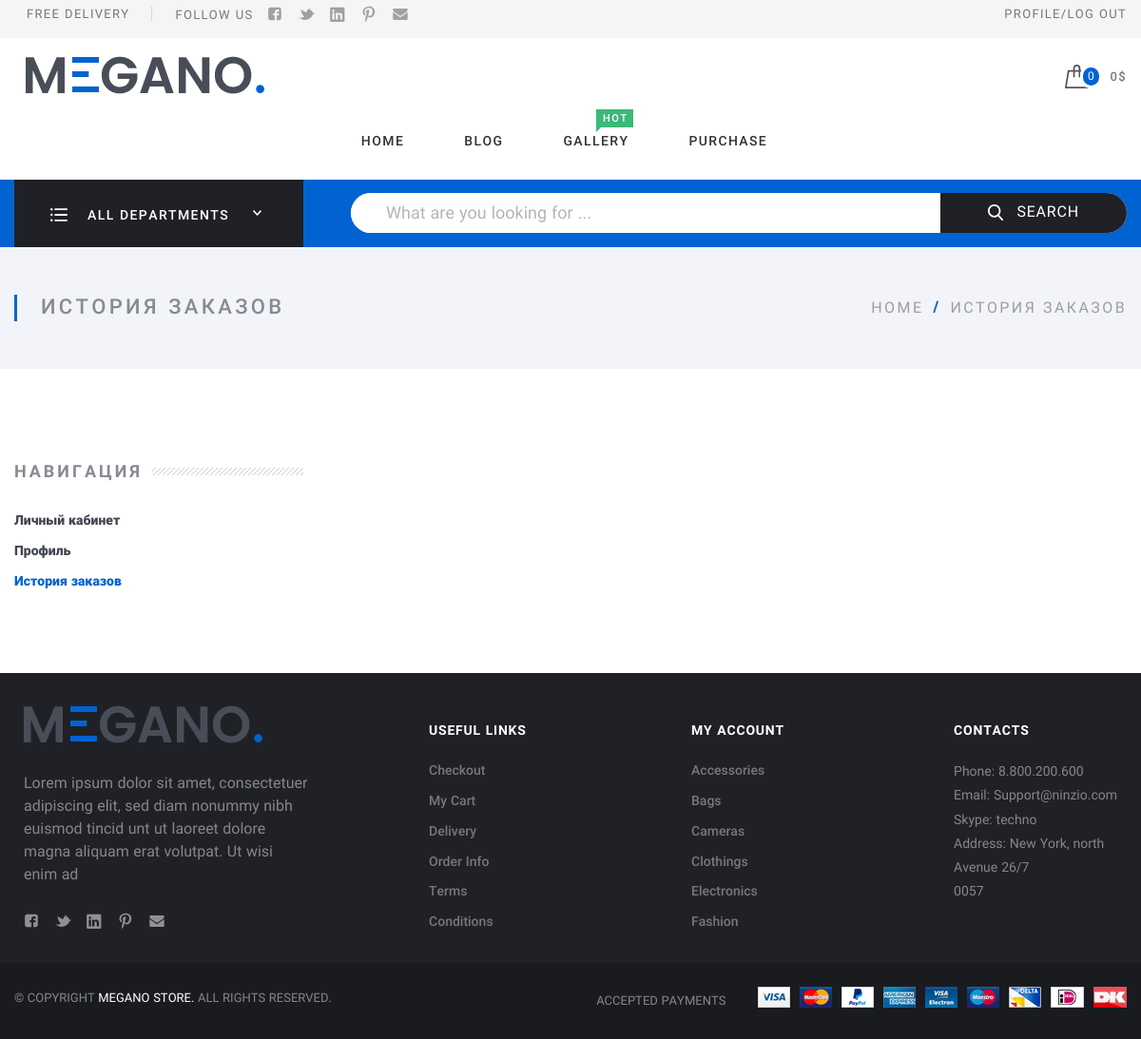
The page /shop/user/orders/1/ (signed in) on the database as committed earlier.
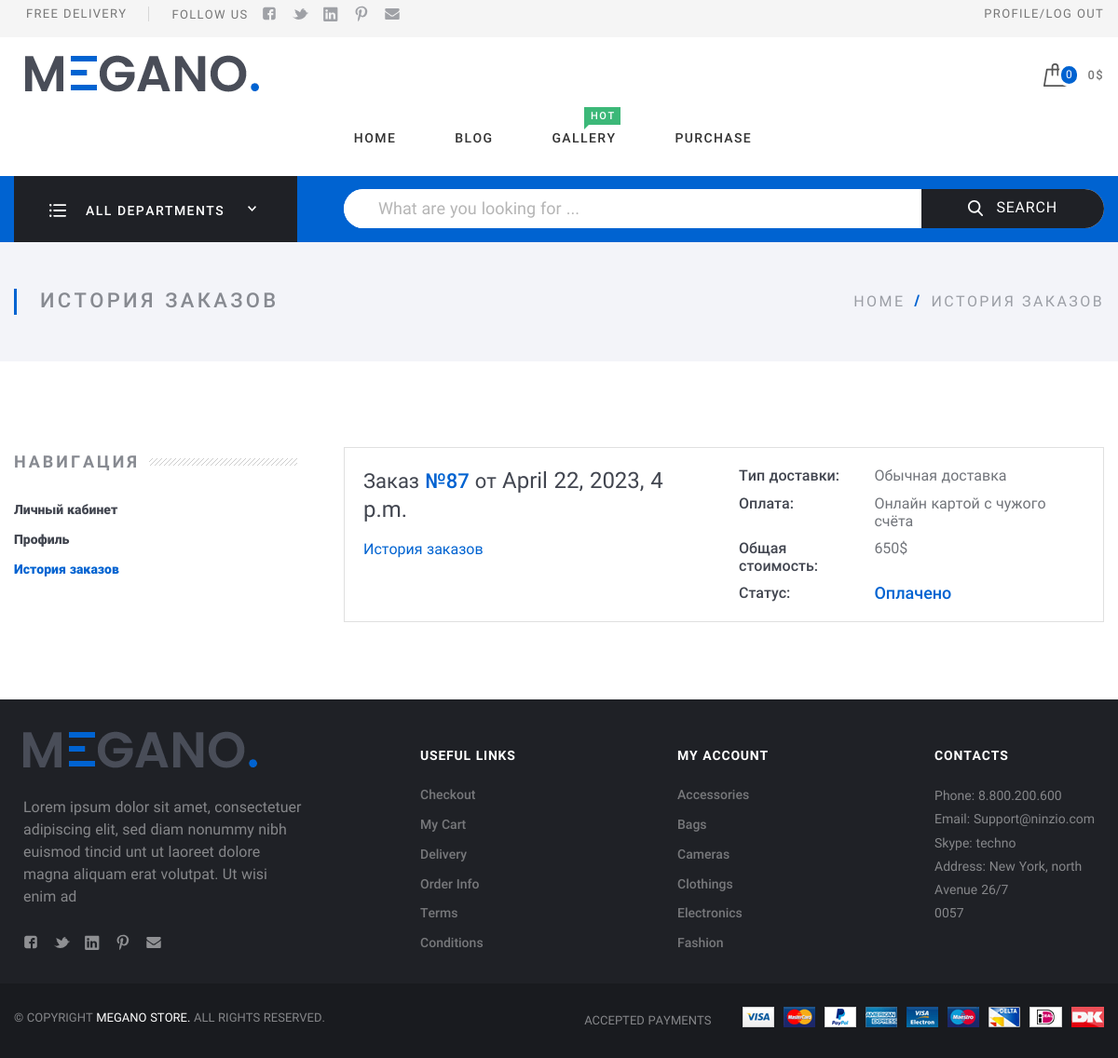
The same page on the database as committed later.
### payment/models.py (models this page shows, shortened)
class Order(models.Model):
    user = models.ForeignKey(User, on_delete=models.CASCADE, verbose_name='пользователь')
    date = models.DateTimeField(verbose_name='дата заказа', auto_now=True)
    amount = models.IntegerField(verbose_name='общая сумма заказа')
    delivery = models.ForeignKey(Delivery, related_name='order', on_delete=models.CASCADE)
    payment = models.ForeignKey(Payment, related_name='order', on_delete=models.CASCADE)
    class Meta:
        db_table = 'orders'
        verbose_name = 'заказ'
        verbose_name_plural = 'заказы'

class Payment(models.Model):
    PAYMENT_CHOICES = (
        ('1', 'Онлайн картой'),
        ('2', 'Онлайн со случайного чужого счёта'),
    )
    code = models.CharField(max_length=30, verbose_name='статус оплаты')
    card_num = models.CharField(max_length=9, verbose_name='номер карты')
    payment_type = models.CharField(verbose_name='способ оплаты', choices=PAYMENT_CHOICES, max_length=50)
    class Meta:
        db_table = 'payment'
        verbose_name = 'оплата'

### app_shop/views.py (the view)
# urls.py: path('shop/user/orders/<int:pk>/', OrdersDetailView.as_view(), name='orders'),
class OrdersDetailView(PersonalDetailView):
    template_name = 'payment/orders_list.html'
    def get_context_data(self, **kwargs):
        context = super(PersonalDetailView, self).get_context_data(**kwargs)
        context['good_categories'] = GoodCategory.objects.filter(active_goods=True)
        context['orders'] = Order.objects.filter(user_id=self.request.user.pk).order_by('-date')
        context['search_form'] = SearchForm()
        return context

### app_shop/forms.py
class SearchForm(forms.Form):
    search = forms.CharField(widget=forms.TextInput(attrs={'class': 'search-input',
                                                           'id': 'query',
                                                           'name': 'query',
                                                           'placeholder': 'What are you looking for ...'
                                                           }), label='', required=False)

### app_shop/models.py (called while the page is built)
    @classmethod
    def load(cls):
        try:
            return cls.objects.get()
        except cls.DoesNotExist:
            return cls()

### app_shop/views.py (called while the page is built)
def site_settings(request):
    return {'site_settings': DynamicSiteSettings.load()}

### cart/cart.py (called while the page is built)
    def __len__(self):
        return sum(item['quantity'] for item in self.cart.values())

    def get_total_price(self):
        return sum(Decimal(item['price']) * item['quantity'] for item in self.cart.values())

### cart/context_processors.py (called while the page is built)
def cart(request):
    return {'cart': Cart(request)}

### payment/templates/payment/orders_list.html (shortened to what the changed rows need)
{% extends "app_shop/base_generic.html" %}
{% load static %}
{% block content %}
  <div class="Middle Middle_top">
    <div class="Middle-top">
      <div class="wrap">
        <div class="Middle-header">
          <h1 class="Middle-title">История заказов
          </h1>
        </div>
      </div>
    </div>
    <div class="Section Section_column Section_columnLeft">
      <div class="wrap">
        <div class="Section-content">
          <div class="Orders">
            {% for order in orders %}
            <div class="Order Order_anons">
                  <div class="Order-personal">
                    <div class="row">
                      <div class="row-block"><a class="Order-title" href="{% url 'order' user.profile.id order.id %}">Заказ&#32;<span class="Order-numberOrder">№{{order.id}}</span>&#32;от&#32;<span class="Order-dateOrder">{{order.date}}</span></a>
                        <div class="Account-editLink"><a href="historyorder.html">История заказов</a>
                        </div>
                      </div>
                      <div class="row-block">
                        <div class="Order-info Order-info_delivery">
                          <div class="Order-infoType">Тип доставки:
                          </div>
                          {% if order.delivery.delivery_type == '1' %}
                          <div class="Order-infoContent">Обычная доставка
                          </div>
                          {% else %}
                          <div class="Order-infoContent">Экспресс доставка
                          </div>
                          {% endif %}
                        </div>
                        <div class="Order-info Order-info_pay">
                          <div class="Order-infoType">Оплата:
                          </div>
                          {% if order.payment.payment_type == '1' %}
                          <div class="Order-infoContent">Онлайн картой
                          </div>
                          {% else %}
                          <div class="Order-infoContent">Онлайн картой c чужого счёта
                          </div>
                          {% endif %}
                        </div>
                        <div class="Order-info">
                          <div class="Order-infoType">Общая стоимость:
                          </div>
                          <div class="Order-infoContent">{{order.amount}}$
                          </div>
                        </div>
                        <div class="Order-info Order-info_status">
                          <div class="Order-infoType">Статус:
                          </div>
                          <div class="Order-infoContent">{{order.payment.code}}
                          </div>
                        </div>
                      </div>
                    </div>
                  </div>
                </div>
            {% endfor %}
          </div>
        </div>
      </div>
    </div>
  </div>
{% endblock %}

Rows that differ between the two databases and show on the page:
added Order: id "87", date "April 22, 2023, 4 p.m.", shows "Обычная доставка", shows "Онлайн картой c чужого счёта", amount "650", payment.code "Оплачено"
